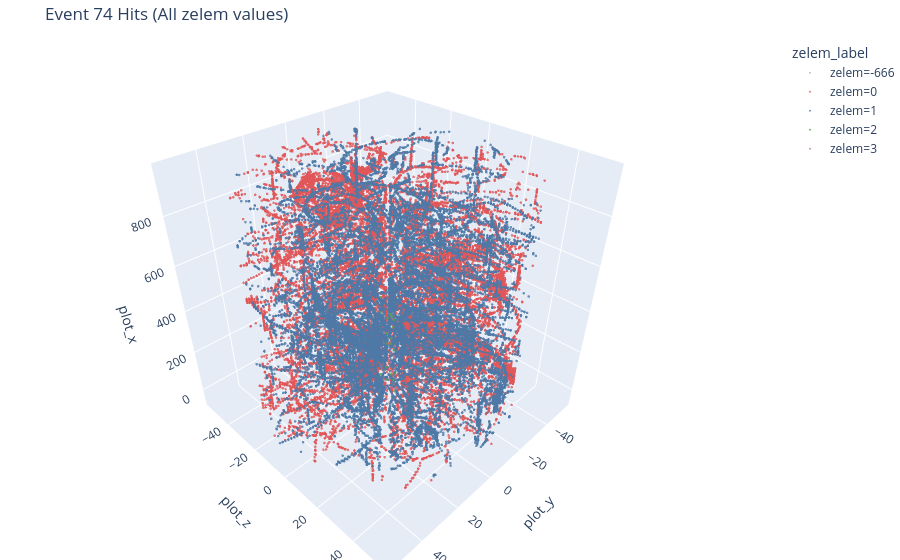

The notebook cell saved with this chart:
### Markdown cell above
## 1. Hits
For hits, the original CSV generated by the macro maps `tbin` (drift time) to `plot_x`.
We use `plot_x` as the z-axis (longitudinal) in the 3D plot to match the physical orientation.

### Code cell
plot_3d(df_hits, "Event 74 Hits (All zelem values)", 'plot_y', 'plot_z', 'plot_x')

### Figure 1 — Plotly figure (JSON) as saved in the notebook; plotly's stock layout.template omitted (floating-point values rounded to 4 significant figures; data arrays with more than 128 entries replaced by an {"elided": "..."} marker saying what was removed)
{"data": [{"hovertemplate": "zelem_label=zelem=-666<br>plot_y=%{x}<br>plot_z=%{y}<br>plot_x=%{z}<extra></extra>", "legendgroup": "zelem=-666", "marker": {"color": "#BAB0AC", "opacity": 0.8, "size": 1.5, "symbol": "circle"}, "mode": "markers", "name": "zelem=-666", "scene": "scene", "showlegend": true, "type": "scatter3d", "x": [NaN, NaN, NaN, NaN, NaN, NaN, NaN, NaN, NaN, NaN, NaN, NaN, NaN, NaN], "y": [NaN, NaN, NaN, NaN, NaN, NaN, NaN, NaN, NaN, NaN, NaN, NaN, NaN, NaN], "z": [NaN, NaN, NaN, NaN, NaN, NaN, NaN, NaN, NaN, NaN, NaN, NaN, NaN, NaN]}, {"hovertemplate": "zelem_label=zelem=0<br>plot_y=%{x}<br>plot_z=%{y}<br>plot_x=%{z}<extra></extra>", "legendgroup": "zelem=0", "marker": {"color": "#E15759", "opacity": 0.8, "size": 1.5, "symbol": "circle"}, "mode": "markers", "name": "zelem=0", "scene": "scene", "showlegend": true, "type": "scatter3d", "x": {"elided": "27045 float values"}, "y": {"elided": "27045 float values"}, "z": {"elided": "27045 float values"}}, {"hovertemplate": "zelem_label=zelem=1<br>plot_y=%{x}<br>plot_z=%{y}<br>plot_x=%{z}<extra></extra>", "legendgroup": "zelem=1", "marker": {"color": "#4E79A7", "opacity": 0.8, "size": 1.5, "symbol": "circle"}, "mode": "markers", "name": "zelem=1", "scene": "scene", "showlegend": true, "type": "scatter3d", "x": {"elided": "22821 float values"}, "y": {"elided": "22821 float values"}, "z": {"elided": "22821 float values"}}, {"hovertemplate": "zelem_label=zelem=2<br>plot_y=%{x}<br>plot_z=%{y}<br>plot_x=%{z}<extra></extra>", "legendgroup": "zelem=2", "marker": {"color": "#59A14F", "opacity": 0.8, "size": 1.5, "symbol": "circle"}, "mode": "markers", "name": "zelem=2", "scene": "scene", "showlegend": true, "type": "scatter3d", "x": [NaN, NaN, -0.8114, NaN, 2.867, -2.926, 1.076, NaN, NaN, NaN, NaN, NaN, NaN, NaN, 2.395, NaN, 2.257, NaN, NaN, -2.205, NaN, -0.6706, NaN, -2.831, -2.327, NaN, NaN, NaN, NaN, NaN, 1.237, NaN, 1.956, NaN, NaN, NaN, NaN, 0.5118, NaN, NaN, NaN, NaN, 2.374, -1.885, 2.055, NaN, NaN, NaN, NaN, -2.145, NaN, -2.901, NaN, -2.966, NaN, 0.7297, NaN, NaN, NaN, 1.131, NaN], "y": [NaN, NaN, 2.888, NaN, -0.8838, -0.6644, 2.8, NaN, NaN, NaN, NaN, NaN, NaN, NaN, 1.806, NaN, 1.976, NaN, NaN, 2.034, NaN, 2.924, NaN, -0.9914, 1.893, NaN, NaN, NaN, NaN, NaN, 2.733, NaN, -2.275, NaN, NaN, NaN, NaN, 2.956, NaN, NaN, NaN, NaN, 1.834, -2.334, 2.186, NaN, NaN, NaN, NaN, 2.097, NaN, 0.7626, NaN, 0.4481, NaN, 2.91, NaN, NaN, NaN, -2.779, NaN], "z": [NaN, NaN, 223.0, NaN, 476.0, 64.0, 407.0, NaN, NaN, NaN, NaN, NaN, NaN, NaN, 319.0, NaN, 82.0, NaN, NaN, 93.0, NaN, 372.0, NaN, 223.0, 231.0, NaN, NaN, NaN, NaN, NaN, 407.0, NaN, 83.0, NaN, NaN, NaN, NaN, 395.0, NaN, NaN, NaN, NaN, 148.0, 223.0, 390.0, NaN, NaN, NaN, NaN, -8.0, NaN, 40.0, NaN, 313.0, NaN, 291.0, NaN, NaN, NaN, 390.0, NaN]}, {"hovertemplate": "zelem_label=zelem=3<br>plot_y=%{x}<br>plot_z=%{y}<br>plot_x=%{z}<extra></extra>", "legendgroup": "zelem=3", "marker": {"color": "#B07AA1", "opacity": 0.8, "size": 1.5, "symbol": "circle"}, "mode": "markers", "name": "zelem=3", "scene": "scene", "showlegend": true, "type": "scatter3d", "x": [NaN, NaN, NaN, NaN, 2.422, NaN, -2.259, NaN, NaN, NaN, NaN, 1.133, NaN, 2.911, NaN, -2.249, -2.832, NaN, NaN, NaN, NaN, NaN, NaN, NaN, NaN, NaN, NaN, -0.8362, -2.132, NaN, 2.868, NaN, NaN, 0.9564, NaN, NaN, NaN, NaN, NaN, NaN, NaN, NaN, NaN, NaN, NaN, NaN, NaN, NaN, NaN, NaN, NaN, NaN, NaN, NaN, NaN, NaN, NaN, NaN, NaN], "y": [NaN, NaN, NaN, NaN, 1.771, NaN, 1.974, NaN, NaN, NaN, NaN, 2.778, NaN, -0.7271, NaN, 1.986, 0.9891, NaN, NaN, NaN, NaN, NaN, NaN, NaN, NaN, NaN, NaN, -2.881, 2.111, NaN, 0.8799, NaN, NaN, 2.843, NaN, NaN, NaN, NaN, NaN, NaN, NaN, NaN, NaN, NaN, NaN, NaN, NaN, NaN, NaN, NaN, NaN, NaN, NaN, NaN, NaN, NaN, NaN, NaN, NaN], "z": [NaN, NaN, NaN, NaN, 40.0, NaN, 171.0, NaN, NaN, NaN, NaN, 215.0, NaN, 237.0, NaN, 231.0, 171.0, NaN, NaN, NaN, NaN, NaN, NaN, NaN, NaN, NaN, NaN, 31.0, 5.0, NaN, 319.0, NaN, NaN, 171.0, NaN, NaN, NaN, NaN, NaN, NaN, NaN, NaN, NaN, NaN, NaN, NaN, NaN, NaN, NaN, NaN, NaN, NaN, NaN, NaN, NaN, NaN, NaN, NaN, NaN]}], "layout": {"legend": {"title": {"text": "zelem_label"}, "tracegroupgap": 0}, "margin": {"b": 0, "l": 0, "r": 0, "t": 40}, "scene": {"domain": {"x": [0, 1], "y": [0, 1]}, "xaxis": {"title": {"text": "plot_y"}}, "yaxis": {"title": {"text": "plot_z"}}, "zaxis": {"title": {"text": "plot_x"}}}, "title": {"text": "Event 74 Hits (All zelem values)"}}}
